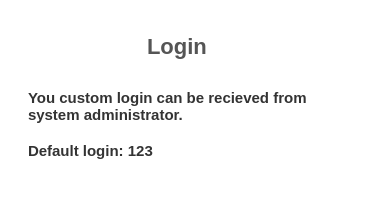
<?xml version="1.0" encoding="UTF-8"?>
<ui version="4.0">
 <class>Help</class>
 <widget class="QDialog" name="Help">
  <property name="geometry">
   <rect>
    <x>0</x>
    <y>0</y>
    <width>370</width>
    <height>200</height>
   </rect>
  </property>
  <property name="windowTitle">
   <string>Dialog</string>
  </property>
  <widget class="QGroupBox" name="groupBox">
   <property name="geometry">
    <rect>
     <x>0</x>
     <y>0</y>
     <width>370</width>
     <height>200</height>
    </rect>
   </property>
   <property name="minimumSize">
    <size>
     <width>250</width>
     <height>200</height>
    </size>
   </property>
   <property name="maximumSize">
    <size>
     <width>370</width>
     <height>100</height>
    </size>
   </property>
   <property name="styleSheet">
    <string notr="true"> font-size: 18px;
                    font-weight: bold;
                    padding: 5px;
                    background-color:white;
border:none;</string>
   </property>
   <layout class="QVBoxLayout" name="verticalLayout_2">
    <item>
     <widget class="QGroupBox" name="groupBox_2">
      <property name="sizePolicy">
       <sizepolicy hsizetype="Preferred" vsizetype="Preferred">
        <horstretch>0</horstretch>
        <verstretch>0</verstretch>
       </sizepolicy>
      </property>
      <property name="minimumSize">
       <size>
        <width>0</width>
        <height>50</height>
       </size>
      </property>
      <property name="maximumSize">
       <size>
        <width>16777215</width>
        <height>60</height>
       </size>
      </property>
      <property name="styleSheet">
       <string notr="true"> font-size: 22px;
                                font-weight: bold;
                                padding: 5px;
                                color: #555555;
                                border:none;</string>
      </property>
      <property name="title">
       <string/>
      </property>
      <widget class="QLabel" name="label_10">
       <property name="geometry">
        <rect>
         <x>122</x>
         <y>15</y>
         <width>93</width>
         <height>35</height>
        </rect>
       </property>
       <property name="maximumSize">
        <size>
         <width>16777215</width>
         <height>50</height>
        </size>
       </property>
       <property name="text">
        <string>Login</string>
       </property>
       <property name="margin">
        <number>0</number>
       </property>
      </widget>
     </widget>
    </item>
    <item>
     <widget class="QGroupBox" name="groupBox_4">
      <property name="styleSheet">
       <string notr="true">border:none;</string>
      </property>
      <property name="title">
       <string/>
      </property>
      <widget class="QPlainTextEdit" name="plainTextEdit">
       <property name="geometry">
        <rect>
         <x>0</x>
         <y>0</y>
         <width>350</width>
         <height>300</height>
        </rect>
       </property>
       <property name="sizePolicy">
        <sizepolicy hsizetype="Fixed" vsizetype="Fixed">
         <horstretch>0</horstretch>
         <verstretch>0</verstretch>
        </sizepolicy>
       </property>
       <property name="minimumSize">
        <size>
         <width>0</width>
         <height>300</height>
        </size>
       </property>
       <property name="maximumSize">
        <size>
         <width>350</width>
         <height>50</height>
        </size>
       </property>
       <property name="styleSheet">
        <string notr="true"> border: none;
                                                    padding: 5px 10px;
                                                    font-size: 15px;
                                                    color: #333333;</string>
       </property>
       <property name="plainText">
        <string>You custom login can be recieved from system administrator.

Default login: 123</string>
       </property>
      </widget>
     </widget>
    </item>
   </layout>
  </widget>
 </widget>
 <resources/>
 <connections/>
</ui>
